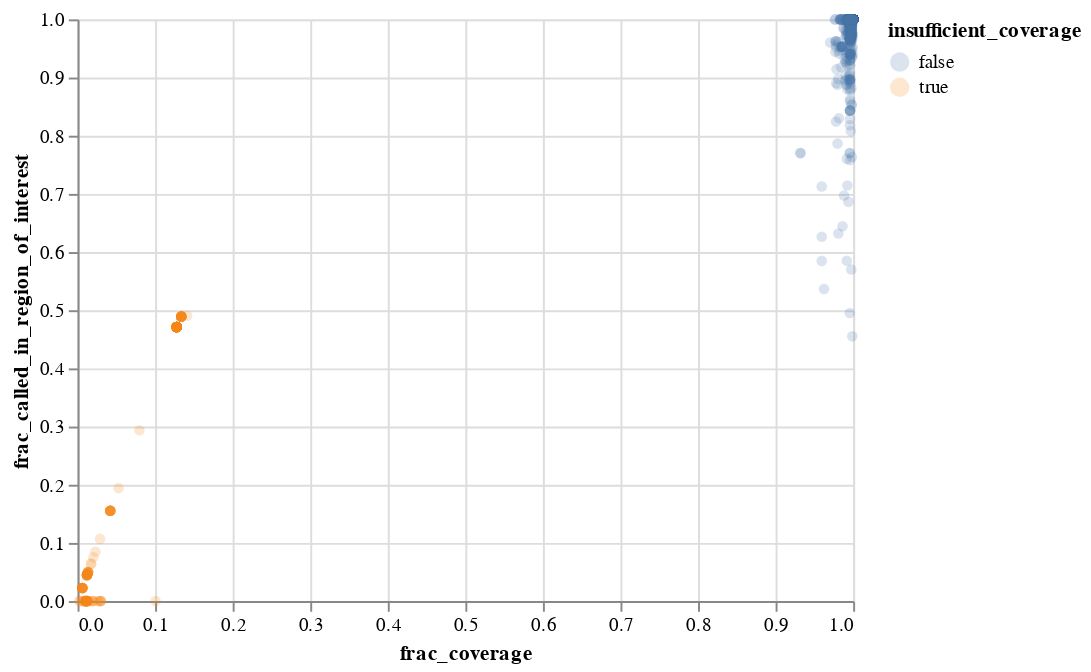

Notebook cell for this chart:
### Markdown cell above
## Filter sequences
Filter sequences with insufficient coverage:

### Code cell
print(f"Filtering sequences with <{min_coverage} alignment coverage")

subs['insufficient_coverage'] = subs['frac_coverage'] < min_coverage

display(subs
        .groupby('insufficient_coverage')
        .aggregate(n_seqs=pd.NamedAgg('strain', 'count'))
        )

chart_frac_coverage = (
    alt.Chart(subs)
    .encode(x='frac_coverage',
            y='frac_called_in_region_of_interest',
            color='insufficient_coverage',
            tooltip=['strain',
                     'gisaid_epi_isl',
                     'date',
                     'n_subs_to_ref',
                     'n_ident_to_ref',
                     'substitutions'],
            )
    .mark_point(filled=True,
                opacity=0.2,
                )
    )

subs = (
    subs.query('not insufficient_coverage')
    .drop(columns='insufficient_coverage')
    )

chart_frac_coverage

### Figure 1 — Vega-Lite specification as saved in the notebook (floating-point values rounded to 4 significant figures; data arrays with more than 128 entries replaced by an {"elided": "..."} marker saying what was removed)
{"config": {"view": {"continuousWidth": 400, "continuousHeight": 300}}, "data": {"name": "data-019e0bf3a18d6de1f4659c36718ffc8d"}, "mark": {"type": "point", "filled": true, "opacity": 0.2}, "encoding": {"color": {"type": "nominal", "field": "insufficient_coverage"}, "tooltip": [{"type": "nominal", "field": "strain"}, {"type": "nominal", "field": "gisaid_epi_isl"}, {"type": "temporal", "field": "date"}, {"type": "quantitative", "field": "n_subs_to_ref"}, {"type": "quantitative", "field": "n_ident_to_ref"}, {"type": "nominal", "field": "substitutions"}], "x": {"type": "quantitative", "field": "frac_coverage"}, "y": {"type": "quantitative", "field": "frac_called_in_region_of_interest"}}, "$schema": "https://vega.github.io/schema/vega-lite/v4.8.1.json", "datasets": {"data-019e0bf3a18d6de1f4659c36718ffc8d": {"elided": "2297 records"}}}
